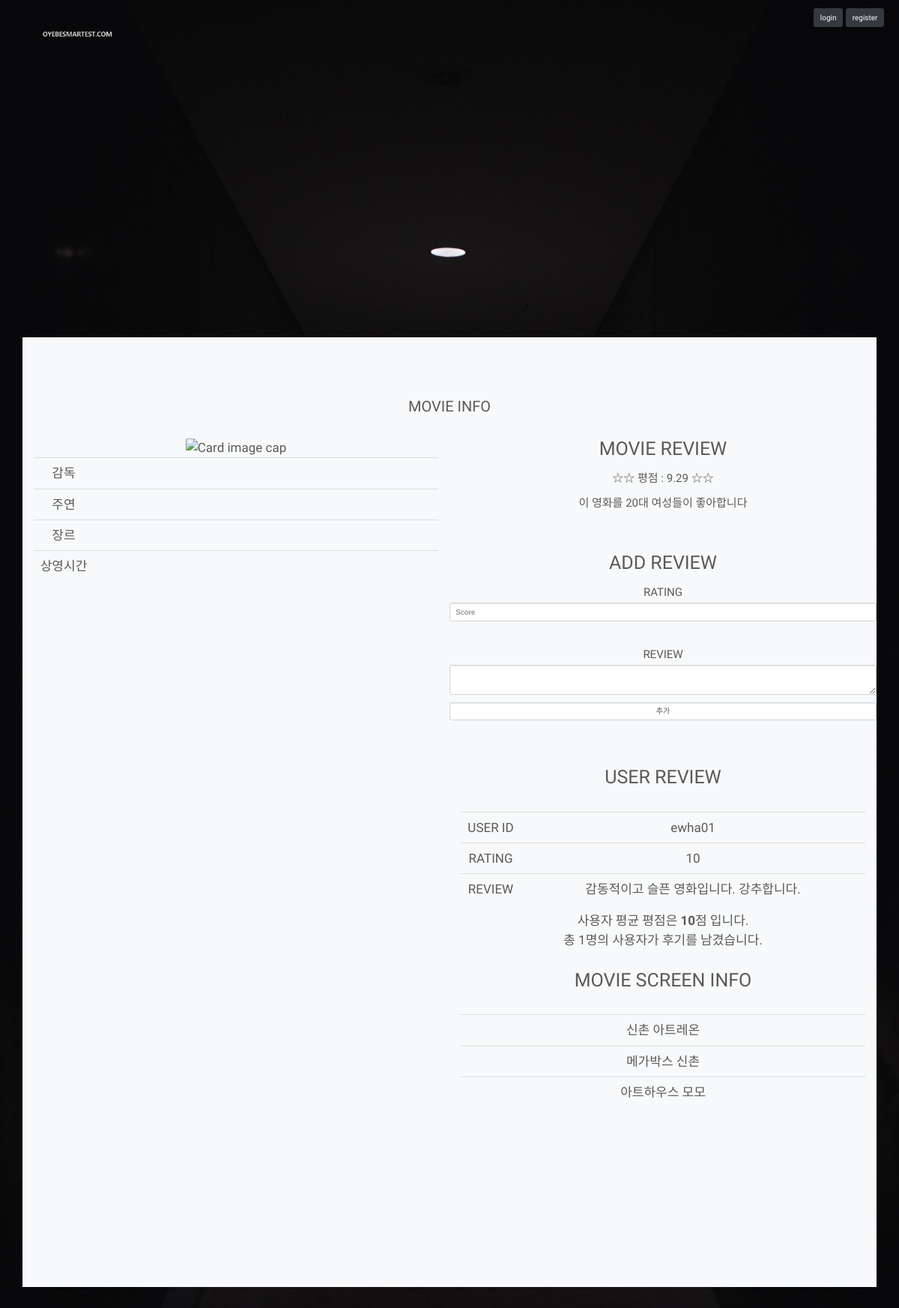
The app's page /movie.php?idx=10 with its own data.
### tables this page shows
CREATE TABLE movie_review(
movie_idx INT NOT NULL AUTO_INCREMENT,
movie_rating DOUBLE,
age INT,
gender VARCHAR(5),
PRIMARY KEY(movie_idx),
FOREIGN KEY(movie_idx) REFERENCES movie_info(movie_idx));

CREATE TABLE user_review(
review_idx INT NOT NULL AUTO_INCREMENT,
user_idx INT,
user_id VARCHAR(10),
movie_idx INT NOT NULL,
movie_title VARCHAR(64),
movie_rating DOUBLE,
movie_review VARCHAR(200),
PRIMARY KEY(review_idx),
FOREIGN KEY(user_idx) REFERENCES user_info(info_idx),
FOREIGN KEY(movie_idx) REFERENCES movie_info(movie_idx),
INDEX movie_index(movie_idx));

CREATE TABLE theater_info(
theater_idx INT NOT NULL AUTO_INCREMENT,
theater_name VARCHAR(64),
theater_address VARCHAR(200),
PRIMARY KEY(theater_idx));

### movie.php (the view, shortened to what this page needs)
<?php
include "header.php";
if(!isset($_GET['idx'])){
	?>
	<script>alert("invalid movie index");</script>
	<?php
	header("Location: index.php");
}else{
	$idx = $_GET['idx'];
	$query = "SELECT * FROM movie_info WHERE movie_idx='$idx'";
	$result = $conn->query($query);
	$row = $result->fetch_array(MYSQLI_ASSOC);
	$genre_idx = $row['genre_idx'];
	$query_idx = "SELECT genre FROM movie_genre WHERE genre_idx='$genre_idx'";
	$result_idx = $conn->query($query_idx);
	$row_idx = $result_idx->fetch_array(MYSQLI_ASSOC);
	?>
	<div id="learning-automated-div" style="text-align: center; font-size: 48px; line-height: 52px; padding: 200px 5px 200px 5px;">
	</div>
	<main role="main">
		<div class="album py-5 bg-light">
			<div class="container" style="text-align:center; padding-top:50px; padding-bottom:200px;">
				<h2 style="margin-bottom: 30px;"> MOVIE INFO </h2>
				<div class="row">
					<div class="col-6">
						<img class="card-img-top" width=200; src="<?php echo './posters/'.$row['filename'];?>" alt="Card image cap">
					<table class="table" style="">
						<tr style="">
							<td width=80 style='text-align:center'>
								<?php echo "감독</td><td>" . $row['director']; ?>
							</td>
						</tr>
						<tr style="">
							<td width=80 style='text-align:center'>
								<?php echo "주연</td><td>" . $row['main_actor']; ?>
							</td>
						</tr>
						<tr style="">
							<td width=80 style='text-align:center'>
								<?php echo "장르</td><td>" . $row_idx['genre']; ?>
							</td>
						</tr>
						<tr style="">
							<td width=80 style='text-align:center'> <?php
							echo "상영시간</td><td>" . $row['running_time']; ?>
						</td>
					</tr>
				</table>
			</div>
			<div class="col-6">
				<form class="form-horizontal" role="form" name="user_review" method="post" action="writereview.php">
					<table>
						<div class="form-group">
							<h1> MOVIE REVIEW </h1>
						</div>
						<div class="form-group">
							<?php
							$query = "SELECT movie_rating, age, gender FROM movie_review WHERE movie_idx='$idx' GROUP BY movie_idx";
							$result = $conn->query($query);
							$row2 = $result->fetch_array(MYSQLI_ASSOC);
							echo "<h4>☆☆ 평점 : " . $row2['movie_rating']." ☆☆</h4>"; ?>
						</div>
						<div>
							<h4>
								<?php
								if($row2['gender']=="f"){
									echo " 이 영화를 " . $row2['age']."대 여성들이 좋아합니다";
								}else{
									echo " 이 영화를 " . $row2['age']."대 남성들이 좋아합니다";
								}?>
							</h4>
						</div>
						<div class="form-group">
						<h1> ADD REVIEW </h1>
					</div>
					<div class="form-group">
						<h4>
							RATING
						</h4>
						<input class="form-control" placeholder="Score" type="text" name="movie_rating">
					</div>
					<div class="form-group">
					<h4>
						REVIEW
					</h4>
					<textarea class="form-control" placeholder="Text input" type="text" name="movie_review"> </textarea>
				</div>
				<div class="form-group">
					<input class="form-control" type="submit" value="추가">
				</div>
			</table>
		</form>
	<h1> USER REVIEW </h1>
<?php
$query_info = "SELECT * FROM user_review WHERE movie_idx='$idx'";
$result = $conn->query($query_info);
while($row = $result->fetch_array(MYSQLI_ASSOC)){
	?>
	<table class="table">
		<tr style="">
			<td width=80 style='text-align:center'>
				<?php echo "USER ID</td><td>" . $row['user_id']; ?>
			</td>
		</tr>
		<tr style="">
			<td width=80 style='text-align:center'>
				<?php echo "RATING</td><td>" . $row['movie_rating']; ?>
			</td>
		</tr>
		<tr style="">
			<td width=80 style='text-align:center'>
				<?php echo "REVIEW</td><td>" . $row['movie_review']; ?>
			</td>
		</tr>
	</table>
<?php
}
?>
<?php
		$query = "SELECT AVG(movie_rating) FROM user_review WHERE movie_idx='$idx' GROUP BY movie_idx";
		$result = $conn->query($query);
		$row2 = $result->fetch_array(MYSQLI_ASSOC);
		echo "사용자 평균 평점은 "?><b><?php echo $row2['AVG(movie_rating)']?></b><?php echo "점 입니다.";?><br>
		<?php
		$query = "SELECT ifnull(COUNT(user_id),0) FROM user_review WHERE movie_idx='$idx' GROUP BY movie_idx";
		$result = $conn->query($query);
		$row3 = $result->fetch_array(MYSQLI_ASSOC);
		echo "총 ".$row3['ifnull(COUNT(user_id),0)']."명의 사용자가 후기를 남겼습니다.\n";
	?><br>
<h1> MOVIE SCREEN INFO </h1>
<table class="table">
	<?php
	$query_info = "SELECT t.theater_idx, t.theater_name FROM theater_info as t JOIN screen_info as s ON t.theater_idx=s.theater_idx WHERE movie_idx='$idx'";
	$result = $conn->query($query_info);
	while($row = $result->fetch_array(MYSQLI_ASSOC)){
		?>
		<tr style="">
			<td width=80 style='text-align:center'>
				<?php echo $row['theater_name']."\t"; ?>
			</td>
		</tr>
		<?php
	}
	?>
</table>
<?php
}
?>
</div>
</div>
</div>
</div>
</main>
</body>
</html>

### carousel.css (style rules this page uses)
body { padding-top: 3rem; padding-bottom: 3rem; color: #5a5a5a; }

### header.php (style rules this page uses)
body { font-family: "Song Myung"; font-size: 17px; background-image: url(./images/theater.png); min_height:1000px; background-size: cover; background-color: #000000; background-repeat: no-repeat; background-position: top; }
.container { font-family: "Song Myung"; font-size: 17px; padding-right: 15px; padding-left: 15px; margin-right: auto; margin-left: auto; }

### records on screen
movie_review: movie_rating "9.29", age "20"
user_review: user "ewha01", movie_rating "10", movie_review "감동적이고 슬픈 영화입니다. 강추합니다."
theater_info: theater_name "신촌 아트레온"
theater_info: theater_name "메가박스 신촌"
theater_info: theater_name "아트하우스 모모"

### other values on screen
$row2['AVG(movie_rating)'] "10"
$row3['ifnull(COUNT(user_id),0)'] "1"
